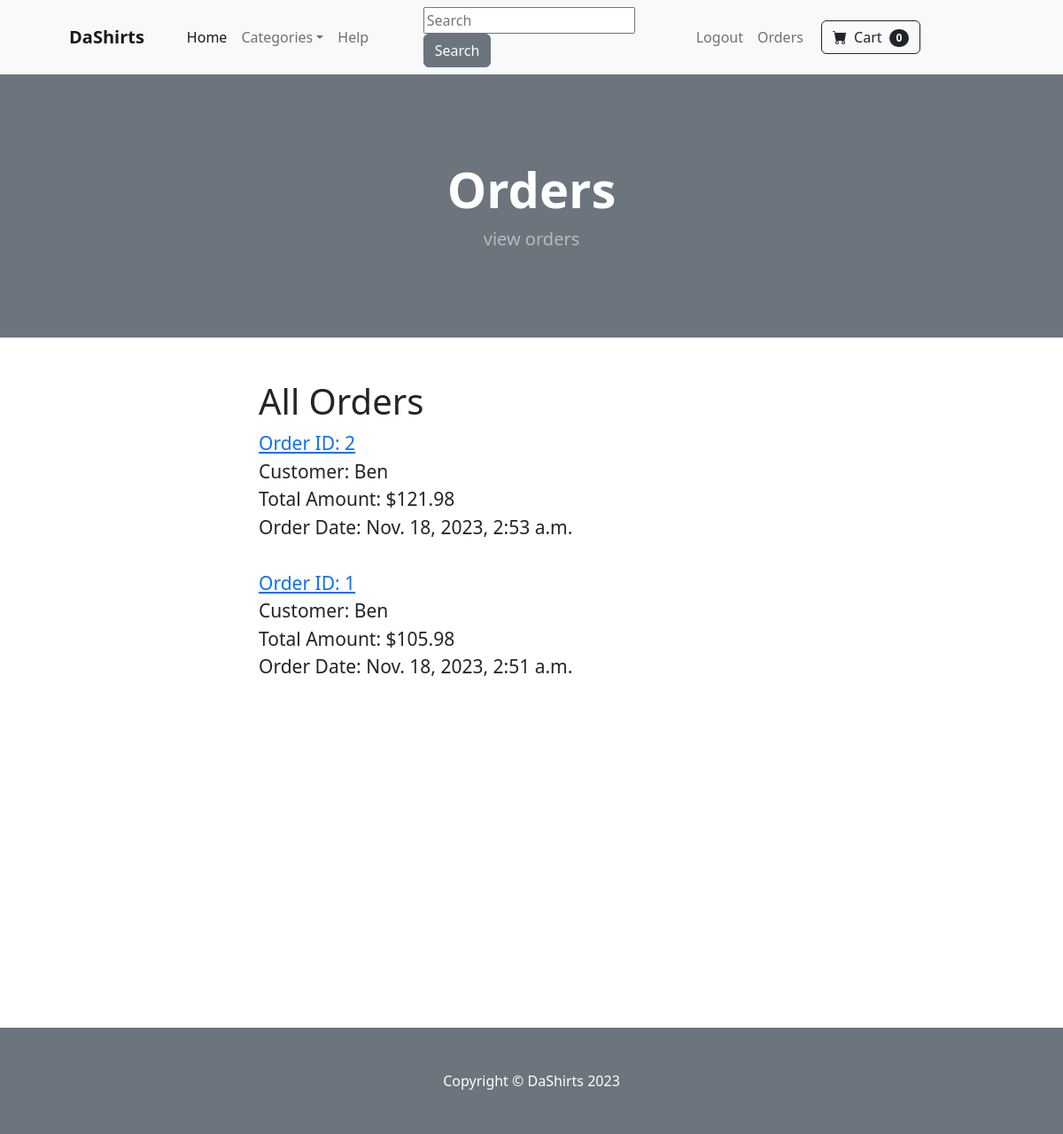
Page /view-orders/ (signed in) on the committed database.
### store/models.py (models this page shows, shortened)
class Order(models.Model):
    customer = models.ForeignKey(Customer, on_delete=models.SET_NULL, null=True, blank=True)
    products = models.ManyToManyField(Product, through='OrderItem')
    order_date = models.DateTimeField(default=timezone.now)
    total_amount = models.DecimalField(max_digits=10, decimal_places=2, default=0)
    is_completed = models.BooleanField(default=False)
    full_name = models.CharField(max_length=50, null=True)
    address_line1 = models.CharField(max_length=50, blank=True, null=True)
    address_line2 = models.CharField(max_length=50, blank=True, null=True)
    city = models.CharField(max_length=50, null=True)
    state = models.CharField(max_length=50, null=True)
    postal_code = models.CharField(max_length=5, null=True)
    country = models.CharField(max_length=15, null=True)

class Customer(models.Model):
    user = models.OneToOneField(User, on_delete=models.CASCADE, null=True)
    phone = models.CharField(max_length=15, blank=True, null=True)
    address = models.TextField(blank=True, null=True)
    first_name = models.CharField(max_length=50)
    last_name = models.CharField(max_length=50)
    email = models.EmailField(max_length=100)
    password = models.CharField(max_length=100)

### store/views.py (the view)
# urls.py: path('view-orders/', views.view_orders, name='view_orders'),
def view_orders(request):
    if hasattr(request.user, 'customer') and request.user.customer:
        customer = request.user.customer
    else:
        messages.error(request, "Please Login to View Orders.")
        return redirect('login')
    orders = Order.objects.filter(customer=customer).order_by('-order_date')
    context = {'orders': orders}
    return render(request, 'orders.html', context)

### store/templates/orders.html (shortened to what this page needs)
{% extends 'base.html' %}
{% block content %}
<header class="bg-secondary py-5">
    <div class="container px-4 px-lg-5 my-5">
        <div class="text-center text-white">
            <h1 class="display-4 fw-bolder">Orders</h1>
            <p class="lead fw-normal text-white-50 mb-0">view orders</p>
        </div>
    </div>
</header>
<br><br>
<div class="container">
    <div class="row" style="padding-left:250px;">
        <h1>All Orders</h1>
        {% if orders %}
            {% for order in orders %}
                <div style="font-size:21px">
                  <a href="{% url 'view_order_details' order.id %}">Order ID: {{ order.id }}</a><br>
                  Customer: {{ order.customer.user.username }}<br>
                  Total Amount: ${{ order.total_amount }}<br>
                  Order Date: {{ order.order_date }}<br><br>
                </div>
              <br>
            {% endfor %}
        {% else %}
          <p>No orders available.</p>
        {% endif %}
    </div>
</div>
<br><br><br><br><br><br><br><br><br><br><br><br><br><br><br>
{% endblock %}

### rows in the picture
Order: id "2", customer.user.username "Ben", total_amount "121.98", order_date "Nov. 18, 2023, 2:53 a.m."
Order: id "1", customer.user.username "Ben", total_amount "105.98", order_date "Nov. 18, 2023, 2:51 a.m."
